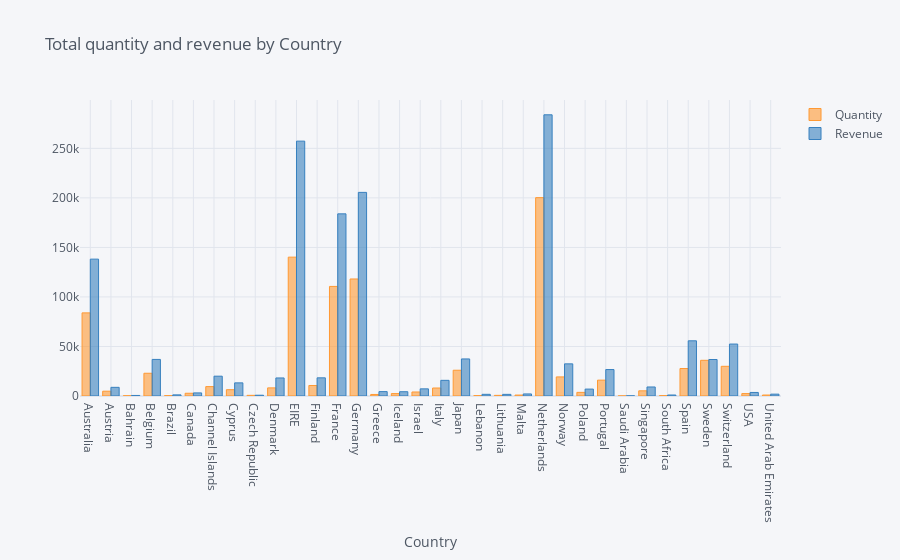

Notebook code cell kept with this figure:
### Markdown cell above
## 1. Create an interactive bar chart showing total quantity and revenue by country (excluding United Kingdom) for the month of April 2011.

### Code cell
g1=data[data.Country!='United Kingdom'] 
g1=g1.groupby('Country').sum()

g1=g1[['Quantity','Revenue']]
g1.iplot(kind='bar', xTitle= 'Country', title= 'Total quantity and revenue by Country')

### Figure 1 — Plotly figure (JSON) as saved in the notebook; plotly's stock layout.template omitted (floating-point values rounded to 4 significant figures)
{"data": [{"marker": {"color": "rgba(255, 153, 51, 0.6)", "line": {"color": "rgba(255, 153, 51, 1.0)", "width": 1}}, "name": "Quantity", "orientation": "v", "text": "", "type": "bar", "x": ["Australia", "Austria", "Bahrain", "Belgium", "Brazil", "Canada", "Channel Islands", "Cyprus", "Czech Republic", "Denmark", "EIRE", "Finland", "France", "Germany", "Greece", "Iceland", "Israel", "Italy", "Japan", "Lebanon", "Lithuania", "Malta", "Netherlands", "Norway", "Poland", "Portugal", "Saudi Arabia", "Singapore", "South Africa", "Spain", "Sweden", "Switzerland", "USA", "United Arab Emirates"], "y": [83900, 4844, 260, 22962, 356, 2762, 9487, 6359, 670, 8193, 140175, 10608, 110637, 118139, 1550, 2458, 4046, 8067, 26016, 386, 652, 958, 200258, 19276, 3675, 16017, 80, 5234, 351, 27731, 36042, 29980, 2458, 981]}, {"marker": {"color": "rgba(55, 128, 191, 0.6)", "line": {"color": "rgba(55, 128, 191, 1.0)", "width": 1}}, "name": "Revenue", "orientation": "v", "text": "", "type": "bar", "x": ["Australia", "Austria", "Bahrain", "Belgium", "Brazil", "Canada", "Channel Islands", "Cyprus", "Czech Republic", "Denmark", "EIRE", "Finland", "France", "Germany", "Greece", "Iceland", "Israel", "Italy", "Japan", "Lebanon", "Lithuania", "Malta", "Netherlands", "Norway", "Poland", "Portugal", "Saudi Arabia", "Singapore", "South Africa", "Spain", "Sweden", "Switzerland", "USA", "United Arab Emirates"], "y": [138200.0, 8743.0, 548.4, 36930.0, 1144.0, 3115.0, 20010.0, 13250.0, 786.7, 18210.0, 257300.0, 18340.0, 183900.0, 205600.0, 4426.0, 4310.0, 7222.0, 15820.0, 37420.0, 1694.0, 1661.0, 2071.0, 283900.0, 32450.0, 6975.0, 26710.0, 145.9, 9120.0, 1002.0, 55730.0, 36840.0, 52440.0, 3580.0, 1865.0]}], "layout": {"legend": {"bgcolor": "#F5F6F9", "font": {"color": "#4D5663"}}, "paper_bgcolor": "#F5F6F9", "plot_bgcolor": "#F5F6F9", "title": {"font": {"color": "#4D5663"}, "text": "Total quantity and revenue by Country"}, "xaxis": {"gridcolor": "#E1E5ED", "showgrid": true, "tickfont": {"color": "#4D5663"}, "title": {"font": {"color": "#4D5663"}, "text": "Country"}, "zerolinecolor": "#E1E5ED"}, "yaxis": {"gridcolor": "#E1E5ED", "showgrid": true, "tickfont": {"color": "#4D5663"}, "title": {"font": {"color": "#4D5663"}, "text": ""}, "zerolinecolor": "#E1E5ED"}}}
